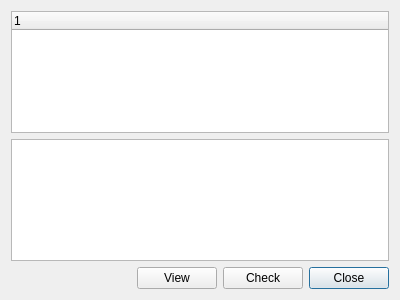
<?xml version="1.0" encoding="UTF-8"?>
<ui version="4.0">
 <class>CheckCertDlg</class>
 <widget class="QDialog" name="CheckCertDlg">
  <property name="geometry">
   <rect>
    <x>0</x>
    <y>0</y>
    <width>400</width>
    <height>300</height>
   </rect>
  </property>
  <property name="windowTitle">
   <string>Check certificate</string>
  </property>
  <layout class="QGridLayout" name="gridLayout">
   <item row="2" column="3">
    <widget class="QPushButton" name="mCloseBtn">
     <property name="text">
      <string>Close</string>
     </property>
    </widget>
   </item>
   <item row="1" column="0" colspan="4">
    <widget class="QTextEdit" name="mCertInfoText"/>
   </item>
   <item row="0" column="0" colspan="4">
    <widget class="QTreeWidget" name="mCertPathTree">
     <column>
      <property name="text">
       <string notr="true">1</string>
      </property>
     </column>
    </widget>
   </item>
   <item row="2" column="2">
    <widget class="QPushButton" name="mCheckBtn">
     <property name="text">
      <string>Check</string>
     </property>
    </widget>
   </item>
   <item row="2" column="0">
    <spacer name="horizontalSpacer">
     <property name="orientation">
      <enum>Qt::Horizontal</enum>
     </property>
     <property name="sizeHint" stdset="0">
      <size>
       <width>40</width>
       <height>20</height>
      </size>
     </property>
    </spacer>
   </item>
   <item row="2" column="1">
    <widget class="QPushButton" name="mViewBtn">
     <property name="text">
      <string>View</string>
     </property>
    </widget>
   </item>
  </layout>
 </widget>
 <tabstops>
  <tabstop>mCertPathTree</tabstop>
  <tabstop>mCertInfoText</tabstop>
  <tabstop>mViewBtn</tabstop>
  <tabstop>mCheckBtn</tabstop>
  <tabstop>mCloseBtn</tabstop>
 </tabstops>
 <resources/>
 <connections/>
</ui>
